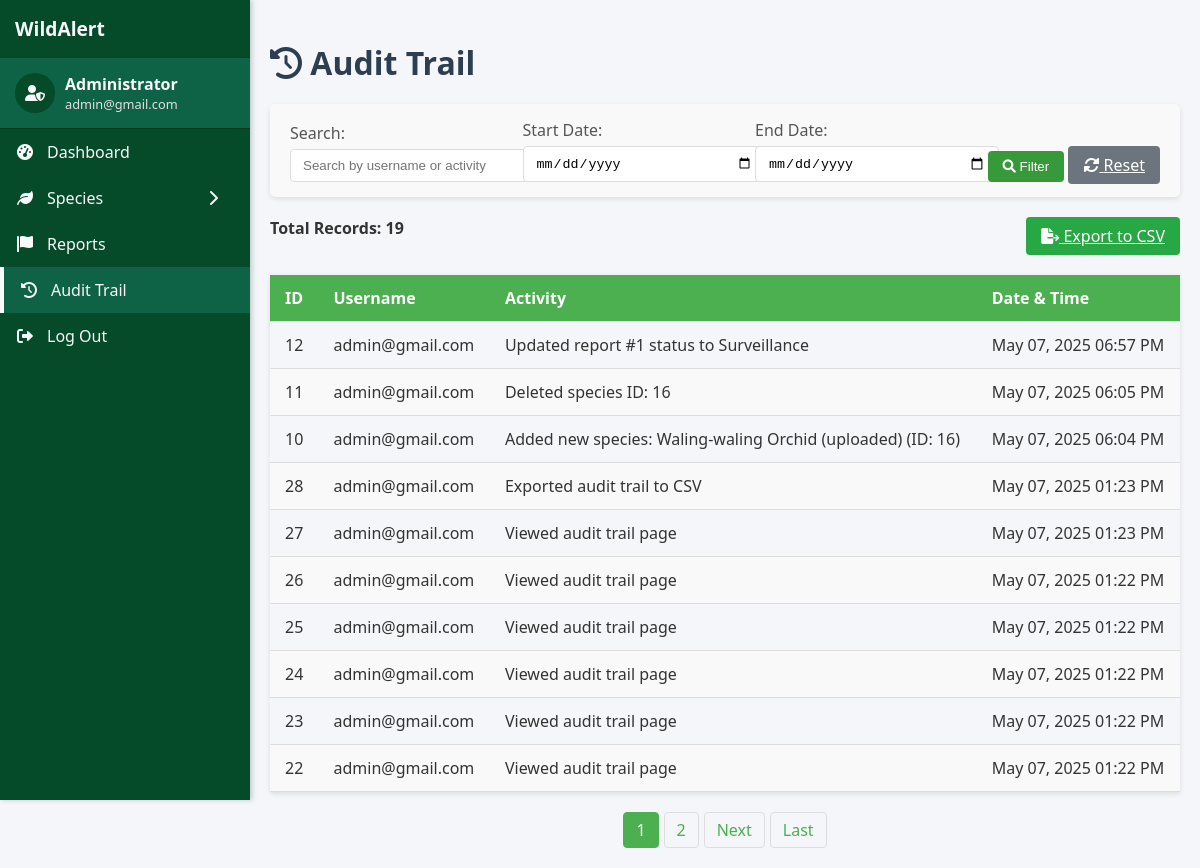
/admin/audit_trail.php (signed in), run on an earlier commit of the app's database.
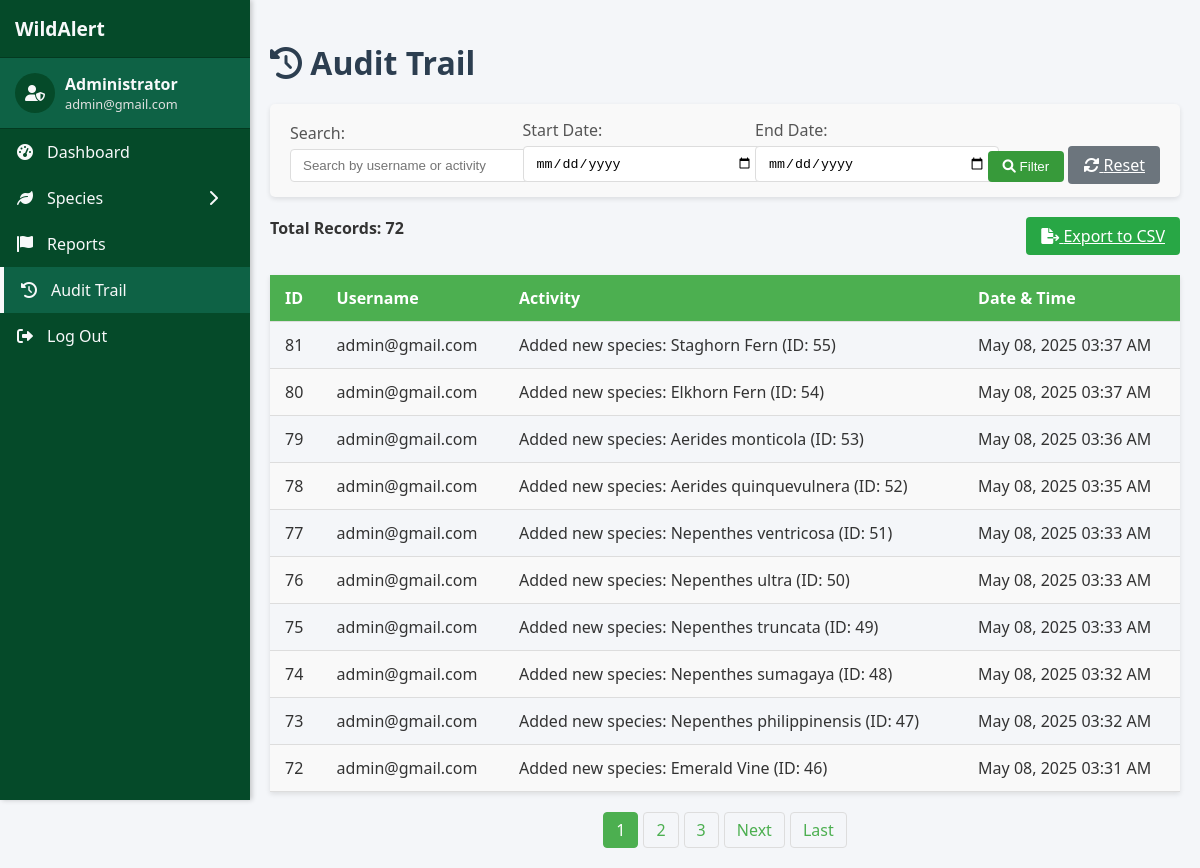
And on a later commit of the database.
### tables this page shows
CREATE TABLE `tbl_audit_trail` (
  `trail_id` int(11) NOT NULL,
  `trail_username` varchar(50) NOT NULL,
  `trail_activity` varchar(100) NOT NULL,
  `trail_date` datetime NOT NULL
);

### admin/audit_trail.php (the view, shortened to what the changed rows need)
<?php
include '../backend/config/config.php';
$recordsPerPage = 10;
$page = isset($_GET['page']) ? (int)$_GET['page'] : 1;
$offset = ($page - 1) * $recordsPerPage;
$searchQuery = isset($_GET['search']) ? $_GET['search'] : '';
$searchCondition = '';
$startDate = isset($_GET['start_date']) ? $_GET['start_date'] : '';
$endDate = isset($_GET['end_date']) ? $_GET['end_date'] : '';
$countQuery = "SELECT COUNT(*) as total FROM tbl_audit_trail $searchCondition";
$stmt = $conn->prepare($countQuery);
$stmt->execute();
$totalResult = $stmt->get_result();
$totalRecords = $totalResult->fetch_assoc()['total'];
$totalPages = ceil($totalRecords / $recordsPerPage);
$query = "SELECT * FROM tbl_audit_trail $searchCondition ORDER BY trail_date DESC LIMIT ?, ?";
$stmt = $conn->prepare($query);
if (!empty($searchQuery) && !empty($startDate) && !empty($endDate)) {
    $stmt->bind_param("ssssii", $searchParam, $searchParam, $startDate, $endDate, $offset, $recordsPerPage);
} elseif (!empty($searchQuery)) {
    $stmt->bind_param("ssii", $searchParam, $searchParam, $offset, $recordsPerPage);
} elseif (!empty($startDate) && !empty($endDate)) {
    $stmt->bind_param("ssii", $startDate, $endDate, $offset, $recordsPerPage);
} else {
    $stmt->bind_param("ii", $offset, $recordsPerPage);
}
$stmt->execute();
$result = $stmt->get_result();
?>
<!DOCTYPE html>
<html lang="en">
<head>
    <link rel="stylesheet" href="https://cdnjs.cloudflare.com/ajax/libs/font-awesome/6.0.0/css/all.min.css">
    <link rel="stylesheet" href="../styles/sidebar_style.css">
</head>
<body>
    <div class="content-wrapper">
        <h1 class="page-title"><i class="fas fa-history"></i> Audit Trail</h1>
        <div class="actions-container">
            <div class="result-count">
                <strong>Total Records: <?php echo $totalRecords; ?></strong>
            </div>
        </div>
        <?php if ($result->num_rows > 0): ?>
            <div class="table-responsive">
                <table class="audit-table">
                    <thead>
                        <tr>
                            <th>ID</th>
                            <th>Username</th>
                            <th>Activity</th>
                            <th>Date & Time</th>
                        </tr>
                    </thead>
                    <tbody>
                        <?php while ($row = $result->fetch_assoc()): ?>
                            <tr>
                                <td><?php echo $row['trail_id']; ?></td>
                                <td><?php echo htmlspecialchars($row['trail_username']); ?></td>
                                <td><?php echo htmlspecialchars($row['trail_activity']); ?></td>
                                <td><?php echo date('M d, Y h:i A', strtotime($row['trail_date'])); ?></td>
                            </tr>
                        <?php endwhile; ?>
                    </tbody>
                </table>
            </div>
            <?php if ($totalPages > 1): ?>
                <div class="pagination">
                    <?php
                    $startPage = max(1, $page - 2);
                    $endPage = min($totalPages, $page + 2);
                    for ($i = $startPage; $i <= $endPage; $i++):
                    ?>
                        <?php if ($i == $page): ?>
                            <span class="active"><?php echo $i; ?></span>
                        <?php else: ?>
                            <a href="?page=<?php echo $i; ?><?php echo !empty($searchQuery) ? '&search=' . urlencode($searchQuery) : ''; ?><?php echo !empty($startDate) ? '&start_date=' . urlencode($startDate) : ''; ?><?php echo !empty($endDate) ? '&end_date=' . urlencode($endDate) : ''; ?>"><?php echo $i; ?></a>
                        <?php endif; ?>
                    <?php endfor; ?>
                    <?php if ($page < $totalPages): ?>
                        <a href="?page=<?php echo $page + 1; ?><?php echo !empty($searchQuery) ? '&search=' . urlencode($searchQuery) : ''; ?><?php echo !empty($startDate) ? '&start_date=' . urlencode($startDate) : ''; ?><?php echo !empty($endDate) ? '&end_date=' . urlencode($endDate) : ''; ?>">Next</a>
                        <a href="?page=<?php echo $totalPages; ?><?php echo !empty($searchQuery) ? '&search=' . urlencode($searchQuery) : ''; ?><?php echo !empty($startDate) ? '&start_date=' . urlencode($startDate) : ''; ?><?php echo !empty($endDate) ? '&end_date=' . urlencode($endDate) : ''; ?>">Last</a>
                    <?php endif; ?>
                </div>
            <?php endif; ?>
        <?php else: ?>
            <div class="no-records">
                <i class="fas fa-info-circle"></i> No audit trail records found.
            </div>
        <?php endif; ?>
    </div>
</body>
</html>

What changed in the data, as far as the page shows it:
no longer on this page (row unchanged): tbl_audit_trail: trail_id "12", trail_username "admin@gmail.com", trail_activity "Updated report #1 status to Surveillance", trail_date "May 07, 2025 06:57 PM"
no longer on this page (row unchanged): tbl_audit_trail: trail_id "11", trail_username "admin@gmail.com", trail_activity "Deleted species ID: 16", trail_date "May 07, 2025 06:05 PM"
no longer on this page (row unchanged): tbl_audit_trail: trail_id "10", trail_username "admin@gmail.com", trail_activity "Added new species: Waling-waling Orchid (uploaded) (ID: 16)", trail_date "May 07, 2025 06:04 PM"
no longer on this page (row unchanged): tbl_audit_trail: trail_id "28", trail_username "admin@gmail.com", trail_activity "Exported audit trail to CSV", trail_date "May 07, 2025 01:23 PM"
no longer on this page (row unchanged): tbl_audit_trail: trail_id "27", trail_username "admin@gmail.com", trail_activity "Viewed audit trail page", trail_date "May 07, 2025 01:23 PM"
no longer on this page (row unchanged): tbl_audit_trail: trail_id "26", trail_username "admin@gmail.com", trail_activity "Viewed audit trail page", trail_date "May 07, 2025 01:22 PM"
no longer on this page (row unchanged): tbl_audit_trail: trail_id "25", trail_username "admin@gmail.com", trail_activity "Viewed audit trail page", trail_date "May 07, 2025 01:22 PM"
no longer on this page (row unchanged): tbl_audit_trail: trail_id "24", trail_username "admin@gmail.com", trail_activity "Viewed audit trail page", trail_date "May 07, 2025 01:22 PM"
no longer on this page (row unchanged): tbl_audit_trail: trail_id "23", trail_username "admin@gmail.com", trail_activity "Viewed audit trail page", trail_date "May 07, 2025 01:22 PM"
no longer on this page (row unchanged): tbl_audit_trail: trail_id "22", trail_username "admin@gmail.com", trail_activity "Viewed audit trail page", trail_date "May 07, 2025 01:22 PM"
added tbl_audit_trail: trail_id "81", trail_username "admin@gmail.com", trail_activity "Added new species: Staghorn Fern (ID: 55)", trail_date "May 08, 2025 03:37 AM"
added tbl_audit_trail: trail_id "80", trail_username "admin@gmail.com", trail_activity "Added new species: Elkhorn Fern (ID: 54)", trail_date "May 08, 2025 03:37 AM"
added tbl_audit_trail: trail_id "79", trail_username "admin@gmail.com", trail_activity "Added new species: Aerides monticola (ID: 53)", trail_date "May 08, 2025 03:36 AM"
added tbl_audit_trail: trail_id "78", trail_username "admin@gmail.com", trail_activity "Added new species: Aerides quinquevulnera (ID: 52)", trail_date "May 08, 2025 03:35 AM"
added tbl_audit_trail: trail_id "77", trail_username "admin@gmail.com", trail_activity "Added new species: Nepenthes ventricosa (ID: 51)", trail_date "May 08, 2025 03:33 AM"
added tbl_audit_trail: trail_id "76", trail_username "admin@gmail.com", trail_activity "Added new species: Nepenthes ultra (ID: 50)", trail_date "May 08, 2025 03:33 AM"
added tbl_audit_trail: trail_id "75", trail_username "admin@gmail.com", trail_activity "Added new species: Nepenthes truncata (ID: 49)", trail_date "May 08, 2025 03:33 AM"
added tbl_audit_trail: trail_id "74", trail_username "admin@gmail.com", trail_activity "Added new species: Nepenthes sumagaya (ID: 48)", trail_date "May 08, 2025 03:32 AM"
added tbl_audit_trail: trail_id "73", trail_username "admin@gmail.com", trail_activity "Added new species: Nepenthes philippinensis (ID: 47)", trail_date "May 08, 2025 03:32 AM"
added tbl_audit_trail: trail_id "72", trail_username "admin@gmail.com", trail_activity "Added new species: Emerald Vine (ID: 46)", trail_date "May 08, 2025 03:31 AM"
Also different on the page:
$totalRecords: "19" → "72"
new list line: "3"
